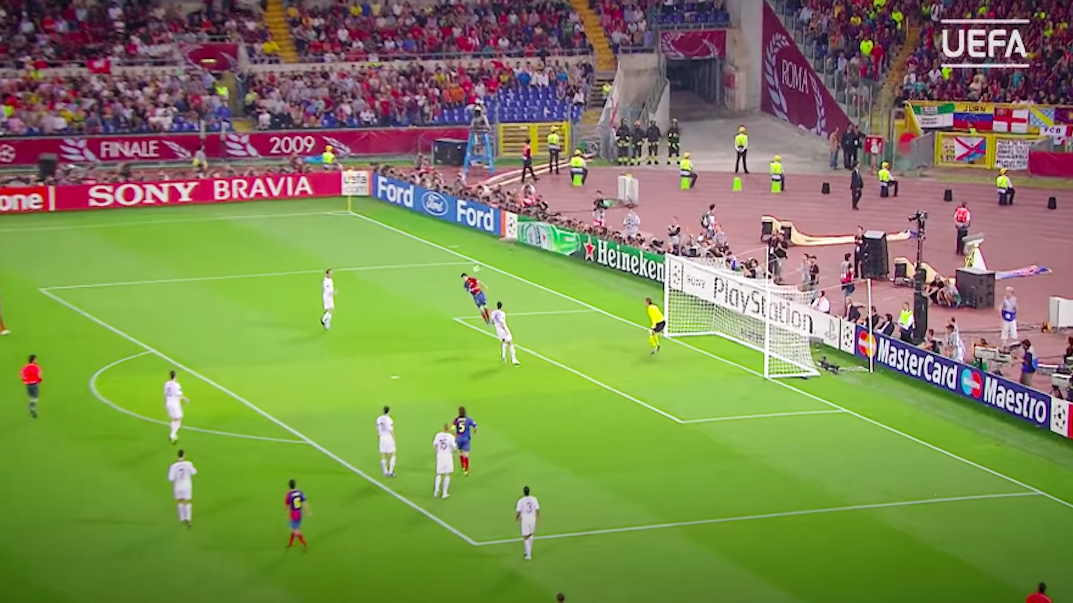
#> input picture ai-engine/notebooks/PnLCalib/examples/messi_sample.png, 1073 x 603 px
$ python detect_pitch_circle.py --input ../notebooks/PnLCalib/examples/messi_sample.png
#> lines starting #> are read from the running program, lines starting #| are printed output that depends on the picture; after the words box and inside, x2 and y2 are one past the last pixel; in counts of white or black regions, pixels touching at a corner belong together
#!/usr/bin/env python3
"""Detect and diagnose the projected centre circle in an AthletiQ frame.

This tool produces diagnostic geometry only. It does not claim to calibrate
the complete pitch or produce physical player metrics.
"""

import argparse
import json
from pathlib import Path

import cv2
import numpy as np


def main():
    parser = argparse.ArgumentParser()
    parser.add_argument(
        "--input",
        default="outputs/calibration/football2_frame0.jpg",
    )
    parser.add_argument(
        "--output-dir",
        default="outputs/calibration",
    )
    parser.add_argument(
        "--roi",
        nargs=4,
        type=int,
        default=[170, 220, 620, 350],
        metavar=("X1", "Y1", "X2", "Y2"),
        help="Region of interest in original-image pixels",
    )
    args = parser.parse_args()

    image_path = Path(args.input)
    output_dir = Path(args.output_dir)
    output_dir.mkdir(parents=True, exist_ok=True)

    image = cv2.imread(str(image_path))
#> image is the input picture: shape (603, 1073, 3); mean B, G, R 83.3, 136.2, 125.7
    if image is None:
        raise SystemExit(f"Cannot read input image: {image_path}")

    height, width = image.shape[:2]
#> height = 603; width = 1073
    x1, y1, x2, y2 = args.roi

    if not (0 <= x1 < x2 <= width and 0 <= y1 < y2 <= height):
        raise SystemExit(
            f"ROI {args.roi} is outside image bounds {width}x{height}"
        )

    crop = image[y1:y2, x1:x2]
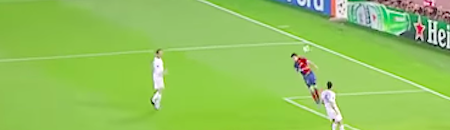
#> crop: shape (130, 450, 3); mean B, G, R 90, 195.6, 146.3
    gray = cv2.cvtColor(crop, cv2.COLOR_BGR2GRAY)
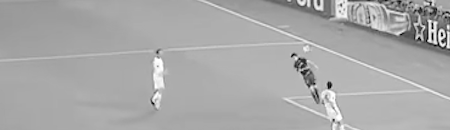
#> gray: shape (130, 450); min 0, max 255, mean 168.8
    hsv = cv2.cvtColor(crop, cv2.COLOR_BGR2HSV)
#> hsv: shape (130, 450, 3); mean H, S, V 48.1, 141.3, 197.5

    # White pitch paint is generally bright and low-saturation.
    # Watermarks and players can also pass this filter, so candidates
    # must be inspected rather than trusted automatically.
    white_mask = cv2.inRange(
        hsv,
        np.array([0, 0, 125], dtype=np.uint8),
        np.array([180, 115, 255], dtype=np.uint8),
    )
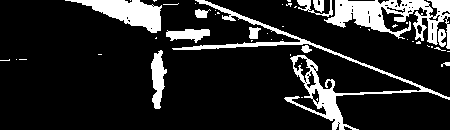
#> white_mask: shape (130, 450); 15.2% white; 48 white regions (36 under 20 px), largest, box (x1, y1, x2, y2) and area: (172, 0, 450, 130) 2911, (324, 0, 450, 49) 2689, (65, 0, 162, 33) 1493

    edges = cv2.Canny(gray, 35, 100)
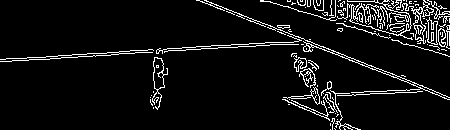
#> edges: shape (130, 450); 6.9% white in thin lines or dots
    combined = cv2.bitwise_or(edges, white_mask)
#> combined: shape (130, 450); 17.8% white; 45 white regions (33 under 20 px), largest, box (x1, y1, x2, y2) and area: (151, 0, 450, 130) 4072, (260, 0, 450, 49) 3541, (65, 0, 162, 33) 1493
    combined = cv2.morphologyEx(
        combined,
        cv2.MORPH_CLOSE,
        np.ones((3, 3), dtype=np.uint8),
        iterations=1,
    )
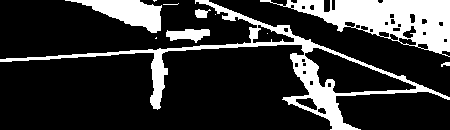
#> combined: shape (130, 450); 20.5% white; 11 white regions (5 under 20 px)

    contours, _ = cv2.findContours(
        combined,
        cv2.RETR_LIST,
        cv2.CHAIN_APPROX_NONE,
    )
#> contours = 44 contours, 20 with area under 20; largest, box (x1, y1, x2, y2) and area: (0, 0, 450, 130) 7424, (260, 0, 450, 57) 5015, (304, 47, 417, 94) 2446, (65, 0, 162, 33) 1408, (252, 24, 295, 44) 417

    candidates = []
    for contour in contours:
        if len(contour) < 20:
            continue

        try:
            (cx, cy), (axis_a, axis_b), angle = cv2.fitEllipse(contour)
        except cv2.error:
            continue

        major = max(axis_a, axis_b)
        minor = min(axis_a, axis_b)

        # Loose geometric filters: the projected centre circle should
        # be a broad ellipse in this broadcast view.
        if major < 100 or minor < 15:
            continue
        if major > 500 or minor > 200:
            continue
        if minor / major < 0.08:
            continue

        contour_area = abs(cv2.contourArea(contour))
        if contour_area < 50:
            continue

        # Prefer candidates centred near the middle of the ROI and
        # with a broad horizontal extent.
        expected_cx = (x2 - x1) / 2
        expected_cy = (y2 - y1) / 2
        centre_penalty = (
            abs(cx - expected_cx) / max(1, x2 - x1)
            + abs(cy - expected_cy) / max(1, y2 - y1)
        )
        score = (
            (major / max(1, minor))
            * min(len(contour), 500)
            / (1 + 4 * centre_penalty)
        )

        candidates.append({
            "ellipse": ((float(cx), float(cy)),
                        (float(axis_a), float(axis_b)),
                        float(angle)),
            "score": float(score),
            "contour_points": int(len(contour)),
            "contour_area_px2": float(contour_area),
        })
#> this loop made 44 passes
#> (cx, cy, axis_a, axis_b, angle, major, minor) on passes 1, 2, 8, 11, 13, 15, 18, 20, 21, 23, 24, 26: (321.7, 110.4, 6.42, 9.68, 113.1, 9.68, 6.42), (307.3, 102.7, 10.35, 23.36, 110, 23.36, 10.35), (445.4, 64.01, 3.73, 8.95, 74.65, 8.95, 3.73), (423, 45.71, 5.85, 12.07, 101.9, 12.07, 5.85), (406.8, 41.18, 6.51, 19.01, 104, 19.01, 6.51), (393.3, 36.76, 5.65, 10.34, 120.5, 10.34, 5.65), (383.7, 33.89, 5.81, 12.23, 101.6, 12.23, 5.81), (188.1, 34.37, 11.61, 44.73, 88.21, 44.73, 11.61), (396, 29, 4.45, 9.06, 90, 9.06, 4.45), (409.2, 32.2, 9.5, 15.67, 48.15, 15.67, 9.5), (364, 27.56, 4.85, 8.83, 104.4, 8.83, 4.85), (267.6, 35.28, 16.18, 46.36, 98.09, 46.36, 16.18)
#> (cx, cy, axis_a, axis_b, angle, major, minor, contour_area) on passes 10, 41, 42, 44: (350.7, 74.66, 35.05, 112, 106, 112, 35.05, 2446.5), (408, 22.42, 45.66, 235.8, 98.37, 235.8, 45.66, 5015), (231.4, 67.58, 99.93, 360.6, 97.34, 360.6, 99.93, 7424), (131.9, 12.61, 23.94, 108.7, 102.9, 108.7, 23.94, 1407.5)
#> after the loop, candidates = 4 items

    candidates.sort(key=lambda item: item["score"], reverse=True)

    preview = image.copy()
    cv2.rectangle(preview, (x1, y1), (x2, y2), (255, 180, 0), 1)
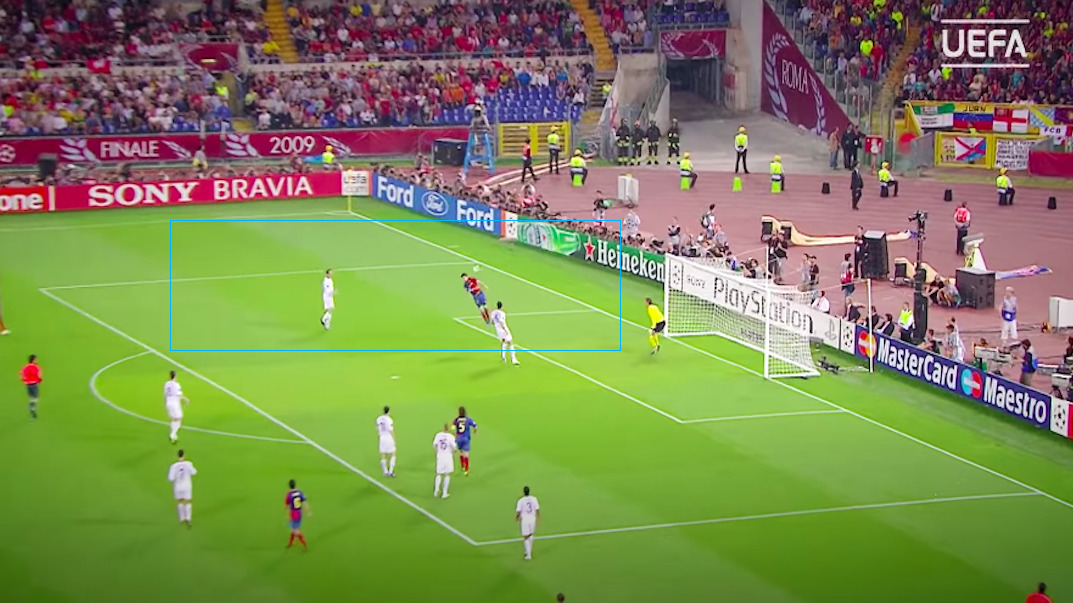
#> preview: shape (603, 1073, 3); 0.18% of pixels changed, all inside (x1, y1, x2, y2) = (170, 220, 621, 351)

    for rank, candidate in enumerate(candidates[:10], start=1):
        (cx, cy), (axis_a, axis_b), angle = candidate["ellipse"]
        centre = (int(round(cx + x1)), int(round(cy + y1)))
        axes = (
            max(1, int(round(axis_a / 2))),
            max(1, int(round(axis_b / 2))),
        )
        color = (0, 255, 0) if rank == 1 else (0, 180, 255)
        cv2.ellipse(preview, centre, axes, angle, 0, 360, color, 2)
        cv2.putText(
            preview,
            f"#{rank}",
            (centre[0] + 5, centre[1] - 5),
            cv2.FONT_HERSHEY_SIMPLEX,
            0.5,
            color,
            1,
            cv2.LINE_AA,
        )
#> this loop made 4 passes
#> (cx, cy, axis_a, axis_b, angle, centre, axes, color) on passes 1 to 4: (231.4, 67.58, 99.93, 360.6, 97.34, (401, 288), (50, 180), (0, 255, 0)), (408, 22.42, 45.66, 235.8, 98.37, (578, 242), (23, 118), (0, 180, 255)), (350.7, 74.66, 35.05, 112, 106, (521, 295), (18, 56), (0, 180, 255)), (131.9, 12.61, 23.94, 108.7, 102.9, (302, 233), (12, 54), (0, 180, 255))
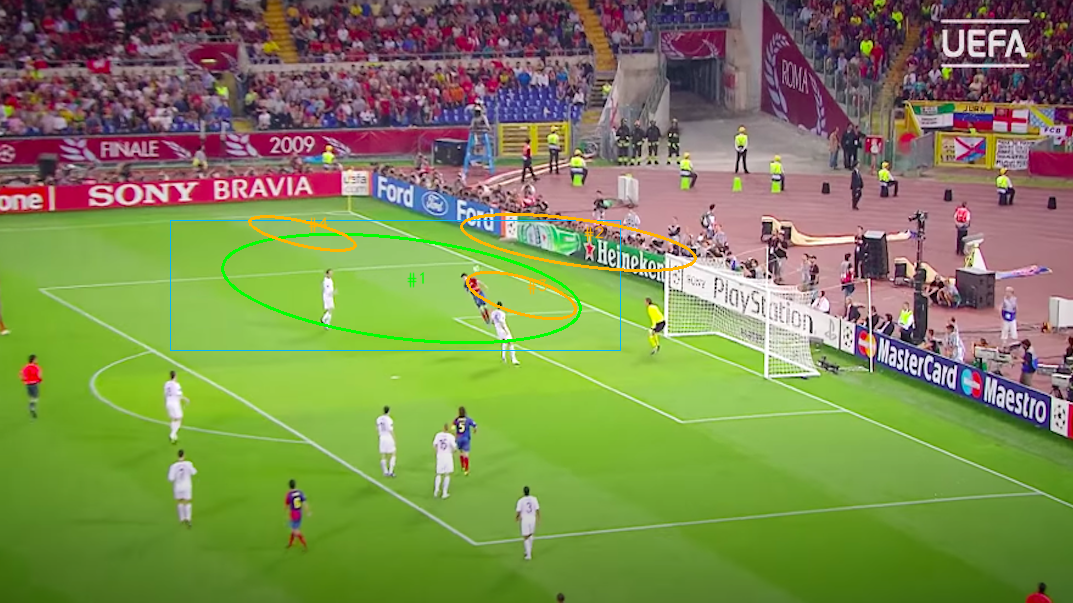
#> preview: shape (603, 1073, 3); 0.91% of pixels changed, all inside (x1, y1, x2, y2) = (221, 213, 697, 344)

    preview_path = output_dir / "football2_circle_detection_preview.jpg"
    edges_path = output_dir / "football2_circle_detection_edges.jpg"
    json_path = output_dir / "football2_circle_detection.json"

    cv2.imwrite(str(preview_path), preview)
    cv2.imwrite(str(edges_path), combined)

    report = {
        "input_image": str(image_path),
        "image_size_px": {"width": width, "height": height},
        "roi_xyxy": [x1, y1, x2, y2],
        "method": "thresholding, Canny edges, contour ellipse fitting",
        "candidate_count": len(candidates),
        "candidates": [
            {
                "rank": rank,
                "center_px": [
                    candidate["ellipse"][0][0] + x1,
                    candidate["ellipse"][0][1] + y1,
                ],
                "axis_lengths_px": list(candidate["ellipse"][1]),
                "angle_degrees": candidate["ellipse"][2],
                "contour_points": candidate["contour_points"],
                "score": candidate["score"],
            }
            for rank, candidate in enumerate(candidates[:10], start=1)
        ],
        "full_pitch_calibration_validated": False,
        "physical_metrics_enabled": False,
        "warning": (
            "Ellipse candidates can fit players, watermark edges, or other "
            "contours. Inspect the overlay. This is not a pitch homography."
        ),
    }

    json_path.write_text(json.dumps(report, indent=2), encoding="utf-8")

    print("========== PITCH CIRCLE DETECTION ==========")
    print(f"Image:       {image_path}")
    print(f"ROI:         {args.roi}")
    print(f"Candidates:  {len(candidates)}")
#| Candidates:  4
    print(f"Preview:     {preview_path}")
    print(f"Edge map:    {edges_path}")
    print(f"JSON report: {json_path}")

    if candidates:
        best = candidates[0]
#> best = {'ellipse': ((231.4, 67.58), (99.93, 360.6), 97.34), 'score': 1588.6, 'contour_points': 1402, 'contour_area_px2': 7424}
        (cx, cy), (a, b), angle = best["ellipse"]
#> cx = 231.4; cy = 67.58; a = 99.93; b = 360.6; angle = 97.34
        print(
            "Top candidate: "
            f"centre=({cx + x1:.1f}, {cy + y1:.1f}), "
            f"axes=({a:.1f}, {b:.1f}), angle={angle:.1f}°"
        )
#| Top candidate: centre=(401.4, 287.6), axes=(99.9, 360.6), angle=97.3°
    else:
        print("No candidates passed the filters.")
        print("Try adjusting --roi to include more of the centre circle.")

    print("Full pitch calibration: NOT validated")
    print("===========================================")


if __name__ == "__main__":
    main()
